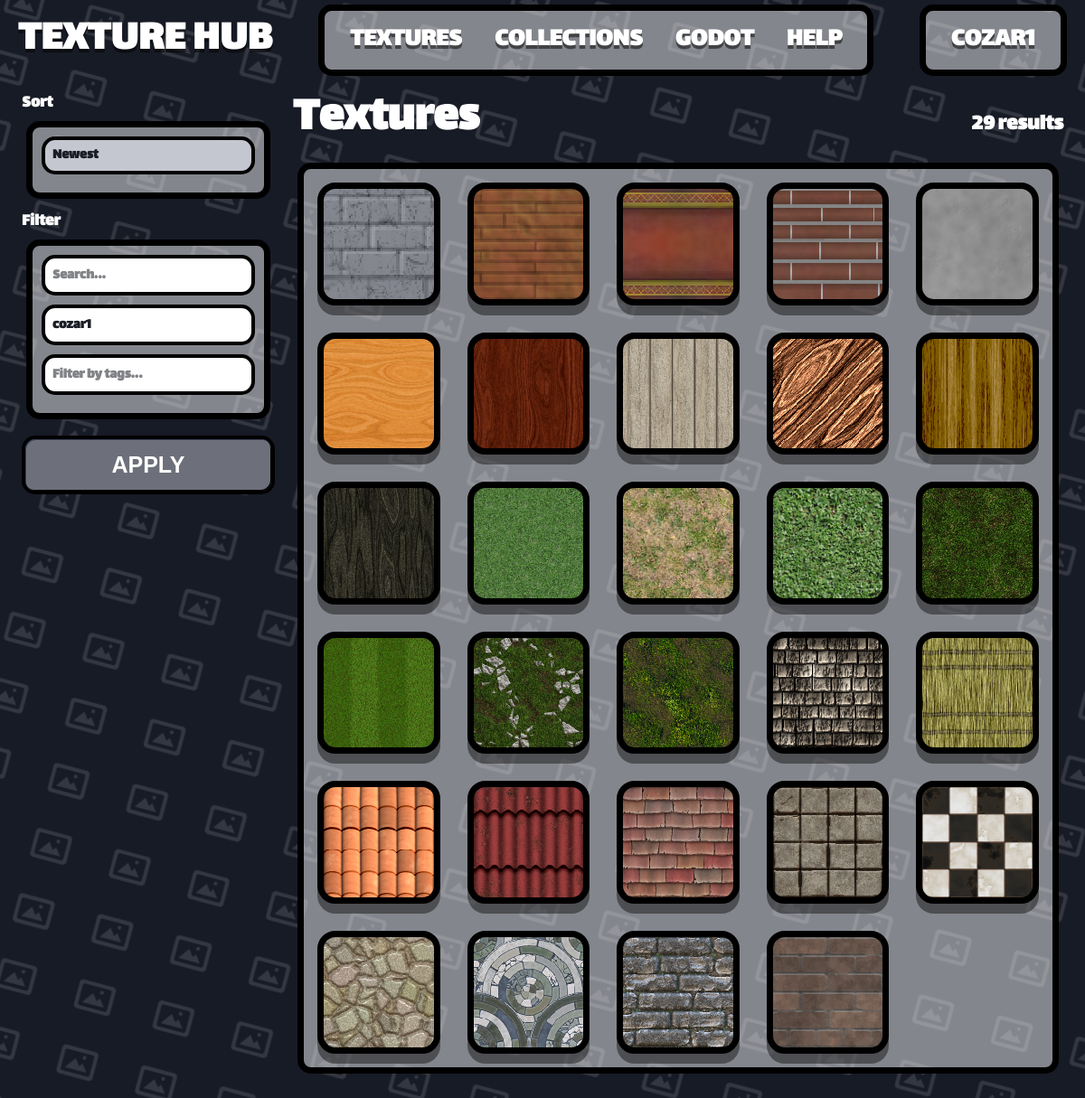
The page /0?user=cozar1 (signed in) on the database as committed earlier.
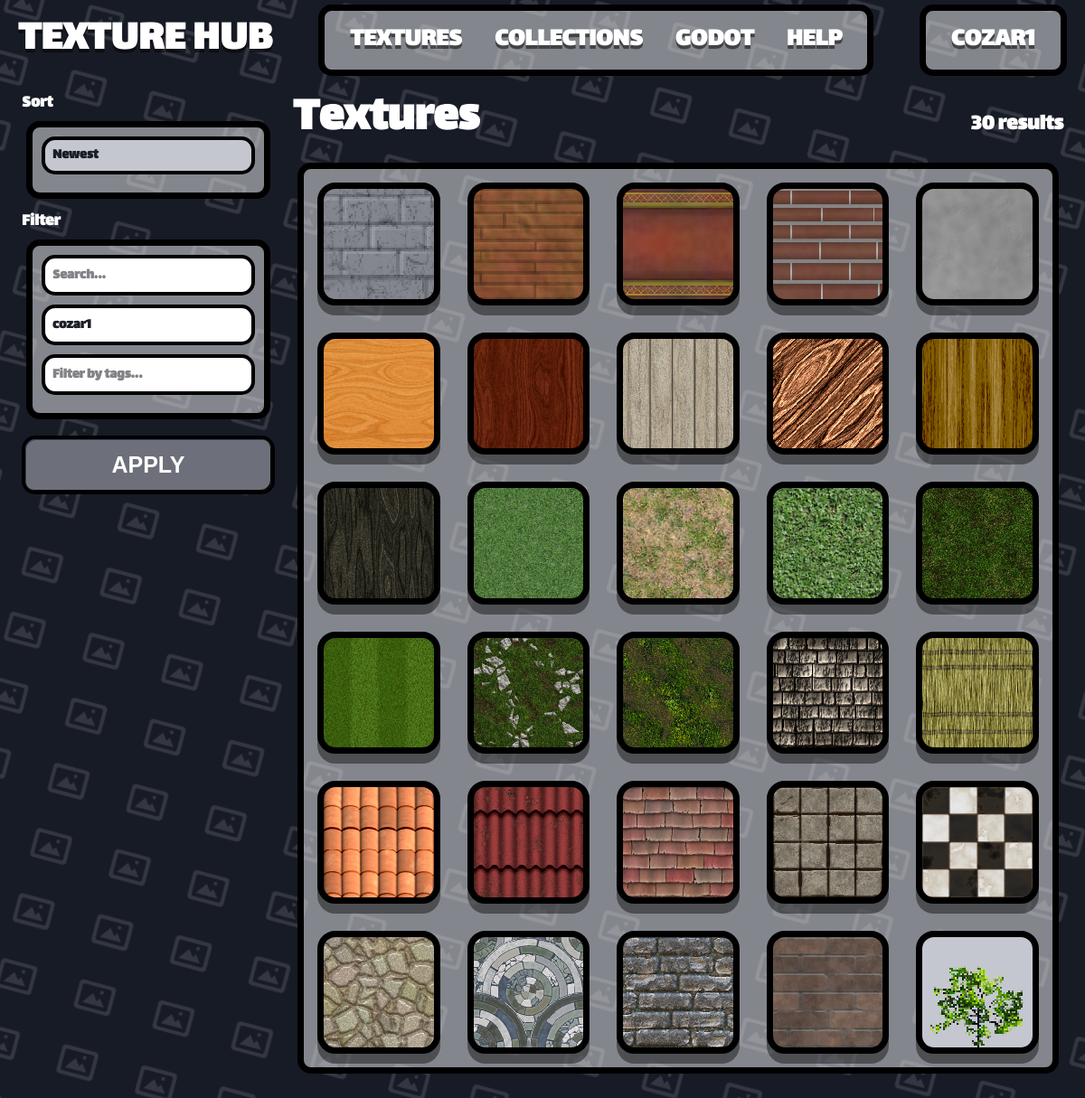
The same page on the database as committed later.
### app.py (models this page shows)
class User(db.Model):
    __tablename__ = 'User'
    user_id = db.Column(db.Integer, primary_key=True)
    user_name = db.Column(db.String(80), unique=True, nullable=False)
    user_password = db.Column(db.String(120), nullable=False)
    user_rating = db.Column(db.Integer, default=0)

class Texture(db.Model):
    __tablename__ = 'Texture'
    texture_id = db.Column(db.Integer, primary_key=True)
    texture_name = db.Column(db.String(80), unique=True, nullable=False)
    texture_address = db.Column(db.String(120), nullable=False)
    texture_user_id = db.Column(db.Integer, default=0)
    texture_tags = db.Column(db.String(200), nullable=True)

### app.py (the view)
@app.route('/<int:page>', methods=["POST", "GET"])
def home(page=0):
    if page == 0:
        page_items = Texture.query.all()
        name_field = 'texture_name'
        tags_field = 'texture_tags'
        owner_field = 'texture_user_id'
    elif page == 1:
        page_items = Collection.query.all()
        name_field = 'collection_name'
        tags_field = None
        owner_field = 'collection_user_id'
    else:
        page_items = []
        name_field = None
        tags_field = None
        owner_field = None
    search_query = ''
    tag_query = ''
    user_query = ''
    filtered_items = page_items
    if request.method == 'POST':
        search_query = request.form.get('search', '').strip()
        tag_query = request.form.get('tags', '').strip()
        user_query = request.form.get('user', '').strip()
    else:
        search_query = request.args.get('search', '').strip()
        tag_query = request.args.get('tags', '').strip()
        user_query = request.args.get('user', '').strip()
    if search_query and len(search_query) < 20:
        lower_search = search_query.lower()
        matched_by_name = [
            item for item in page_items
            if lower_search in (getattr(item, name_field, '') or '').lower()
        ]
    else:
        matched_by_name = page_items
    if user_query and owner_field and len(user_query) < 20:
        owner = User.query.filter_by(user_name=user_query).first()
        if owner:
            matched_by_user = [
                item for item in page_items
                if getattr(item, owner_field, None) == owner.user_id
            ]
        else:
            matched_by_user = []
    else:
        matched_by_user = page_items
    if tags_field and tag_query and len(tag_query) < 20:
        selected_tags = [
            tag.strip().lower()
            for tag in tag_query.split(',')
            if tag.strip()
        ]
        matched_by_tags = []
        for item in page_items:
            raw_tags = getattr(item, tags_field, '') or ''
            item_tag_list = [
                tag.strip().lower()
                for tag in raw_tags.split(',')
                if tag.strip()
            ]
            if any(tag in item_tag_list for tag in selected_tags):
                matched_by_tags.append(item)
    else:
        matched_by_tags = page_items
    filtered_items = [
        item for item in page_items
        if item in matched_by_name and item in matched_by_tags and item in matched_by_user
    ]
    return render_template(
        'home.html',
        user=get_current_user(),
        items=filtered_items,
        page=page,
        search_query=search_query,
        tag_query=tag_query,
        user_query=user_query
    )

### app.py (called while the page is built)
def get_current_user():
    user_id = session.get('user_id')
    if user_id is None:
        return None
    return User.query.get(user_id)

@app.template_filter('texture_url')
def texture_image_url(address):
    if not address:
        return DEFAULT_TEXTURE_URL
    addr = str(address).strip().replace('\\', '/')
    if addr.startswith('/static/images/'):
        rel = addr[len('/static/images/') :]
    elif addr.startswith('static/images/'):
        rel = addr[len('static/images/') :]
    else:
        rel = os.path.basename(addr)
    rel = os.path.basename(rel)
    if not rel or rel.startswith('.'):
        return DEFAULT_TEXTURE_URL
    full = os.path.join(STATIC_IMAGES_DIR, rel)
    if os.path.isfile(full):
        return f'/static/images/{rel}'
    return DEFAULT_TEXTURE_URL

### templates/home.html (shortened to what this page needs)
{% extends "template.html" %}
{% block content %}
<div class="th-textures-layout">
    <aside class="th-sidebar">
        <form action="/{{ page }}" method="post">
            <label class="th-label" for="sort">Sort</label>
            <div class="container">
                <div class="th-filter-group">
                    <select class="th-input th-select" id="sort" name="sort">
                        <option value="newest">Newest</option>
                    </select>
                </div>
            </div>
            <label class="th-label" for="search">Filter</label>
            <div class="container">
                <div class="th-filter-group">
                    <input class="th-input" id="search" type="text" name="search" placeholder="Search..." value="{{ search_query }}">
                </div>
                <div class="th-filter-group">
                    <input class="th-input" id="user" type="text" name="user" placeholder="User Name" value="{{ user_query }}">
                </div>
                <div class="th-filter-group">
                    <input class="th-input" id="tags" type="text" name="tags" placeholder="Filter by tags..." value="{{ tag_query }}">
                </div>
            </div>
            <button class="th-btn th-btn-block" type="submit">Apply</button>
        </form>
    </aside>
    <section class="th-textures-main">
        <div class="th-textures-header">
            <h1>{% if page == 1 %}Collections{% else %}Textures{% endif %}</h1>
            <div class="th-results-count">{{ items|length }} results</div>
        </div>
        <div class="container">
            <div class="th-grid-scroll">
                <div class="th-texture-grid">
                    {% for item in items %}
                        {% if page == 0 %}
                            {% include "texture_template.html" %}
                        {% elif page == 1 %}
                            {% include "collection_template.html" %}
                        {% endif %}
                    {% endfor %}
                </div>
            </div>
        </div>
    </section>
</div>
{% endblock %}

### templates/template.html (shortened to what this page needs)
<!DOCTYPE html>
<html lang="en">
<head>
    <link rel="stylesheet" href="https://cdnjs.cloudflare.com/ajax/libs/font-awesome/6.5.2/css/all.min.css">
    <link rel="stylesheet" href="/static/style.css">
</head>
<body class="th-body">
    {% if request.endpoint not in ('login', 'signup') %}
    <header class="th-navbar">
        <a href="/" class="th-brand">TEXTURE HUB</a>
        <div class="container">
            <ul class="th-nav-links">
                <li><a href="/0" class="th-nav-link {% if request.path == '/' %}is-active{% endif %}">TEXTURES</a></li>
                <li><a href="/1" class="th-nav-link {% if request.path == '/collections' %}is-active{% endif %}">COLLECTIONS</a></li>
                <li><a href="/0" class="th-nav-link {% if request.path == '/' %}is-active{% endif %}">GODOT</a></li>
                <li><a href="/1" class="th-nav-link {% if request.path == '/collections' %}is-active{% endif %}">HELP</a></li>
            </ul>
        </div>
        <div class="container">
            <nav class="th-nav-links">
                {% if user %}
                    <a class="th-nav-link th-user-link" href="/user/{{ user.user_name }}">{{ user.user_name }}</a>
                {% else %}
                    <a href="/login" class="th-btn-login">LOGIN</a>
                    <a href="/signup" class="th-btn-login">SIGNUP</a>
                {% endif %}
            </nav>
        </div>
    </header>
    {% endif %}
    <main class="th-page">
        {% block content %}
        {% endblock %}
    </main>
</body>
</html>

### templates/texture_template.html (shortened to what this page needs)
<a href="/texture/{{ item.texture_id }}" class="item-container" style="background-image: url('{{ item.texture_address | texture_url }}'); background-size: cover; background-position: center; background-repeat: no-repeat;">
</a>

Rows that differ between the two databases and show on the page:
added Texture: texture_address|texture_url (picture)
Other text that changed with them:
{{ items|length }}: "29" → "30"
